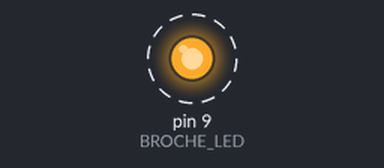
Recording of a sketch running on a simulated Arduino Uno, built with avr-gcc and run on an emulated ATmega328P. Parts: output pins drawn as LEDs (lit = HIGH). Dashed ring = blinking.

Above: at 0.15 s.
Timing chart, 0 to 3.0 s (numbered marks = the images above):
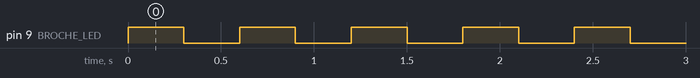

The sketch:

led.ino
```cpp
/* Allumer et faire clignoter une LED
 * Quimper, La Baleine, 3 mai 2018, pierre <at> lesporteslogiques.net
 * Debian 7 wheezy @ zibu / arduino 1.8.2
*/

#define BROCHE_LED   9            // l'anode la LED est reliée à cette broche

void setup() {
  pinMode(BROCHE_LED, OUTPUT);    // la broche est utilisée en sortie digitale
}

void loop() {
  digitalWrite(BROCHE_LED, HIGH); // envoyer un signal haut (1) sur la broche
  delay(300);                     // faire une pause de 300 millisecondes
  digitalWrite(BROCHE_LED, LOW);  // envoyer un signal bas (0) sur la broche
  delay(300);
}
```

Measured:
- by itself, pin 9 (BROCHE_LED): alternates HIGH for 0.30 s and LOW for 0.30 s
